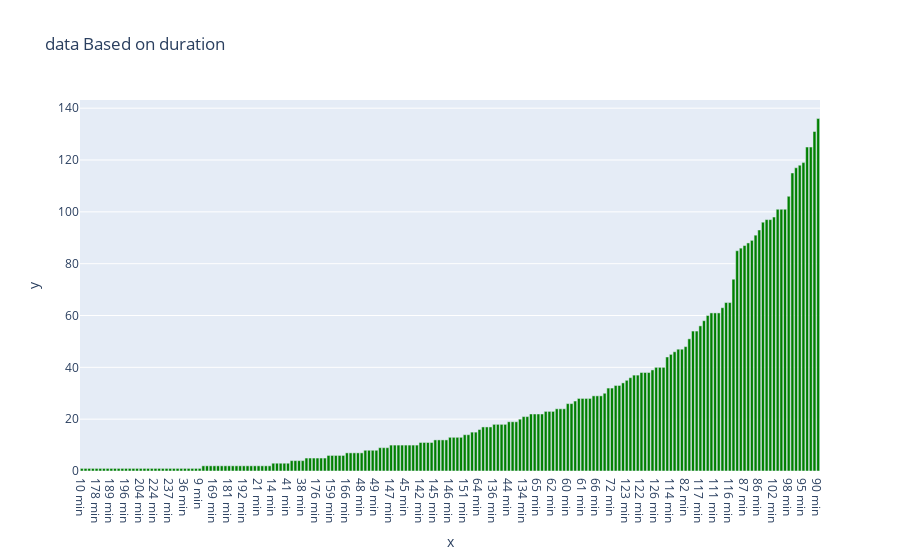

The code cell stored with this chart in its notebook:
### Code cell
fig = px.bar(x=new_df['duration'], y = new_df['show_id'],title='data Based on duration')
fig.update_traces(marker = dict(color= 'green'))

fig.update_xaxes(type='category',categoryorder='total ascending')

fig.show()

### Figure 1 — Plotly figure (JSON) as saved in the notebook; plotly's stock layout.template omitted (floating-point values rounded to 4 significant figures; data arrays with more than 128 entries replaced by an {"elided": "..."} marker saying what was removed)
{"data": [{"alignmentgroup": "True", "hovertemplate": "x=%{x}<br>y=%{y}<extra></extra>", "legendgroup": "", "marker": {"color": "green", "pattern": {"shape": ""}}, "name": "", "offsetgroup": "", "orientation": "v", "showlegend": false, "textposition": "auto", "type": "bar", "x": {"elided": "201 str values"}, "xaxis": "x", "y": {"elided": "201 int values"}, "yaxis": "y"}], "layout": {"barmode": "relative", "legend": {"tracegroupgap": 0}, "title": {"text": "data Based on duration"}, "xaxis": {"anchor": "y", "categoryorder": "total ascending", "domain": [0, 1], "title": {"text": "x"}, "type": "category"}, "yaxis": {"anchor": "x", "domain": [0, 1], "title": {"text": "y"}}}}
